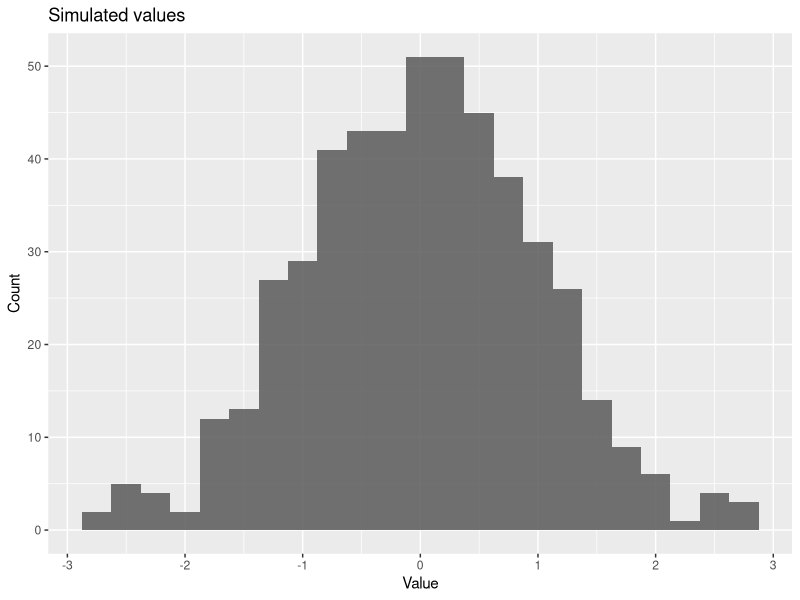
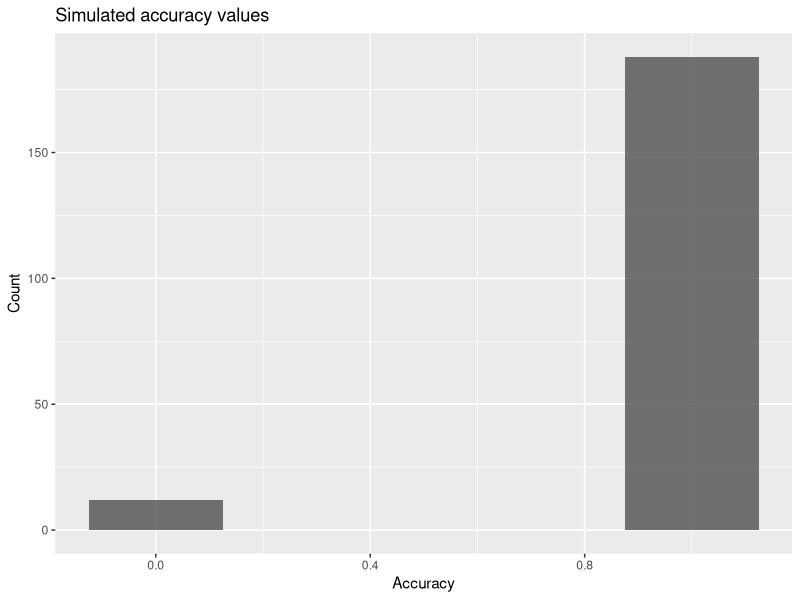
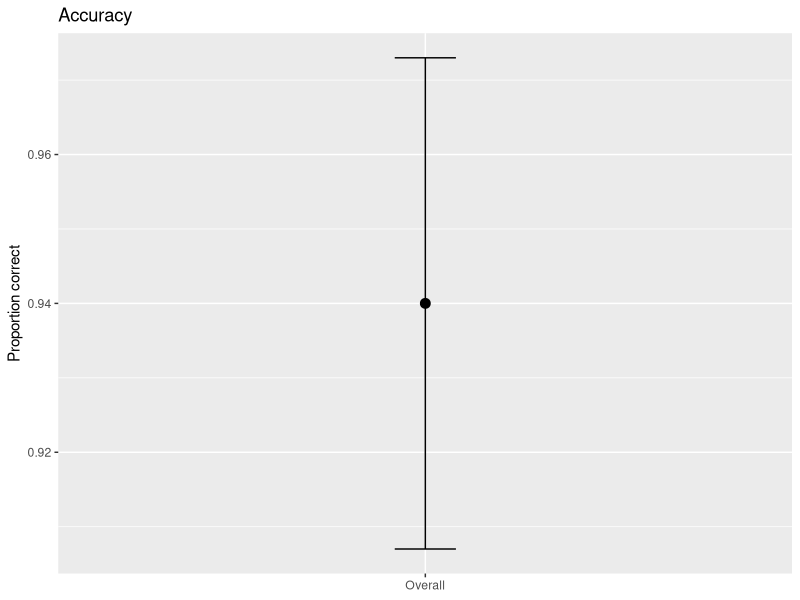
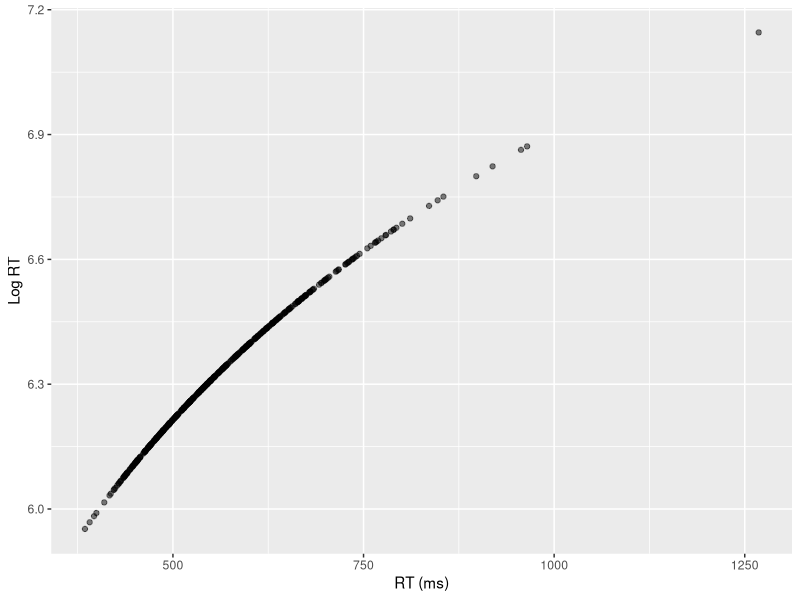
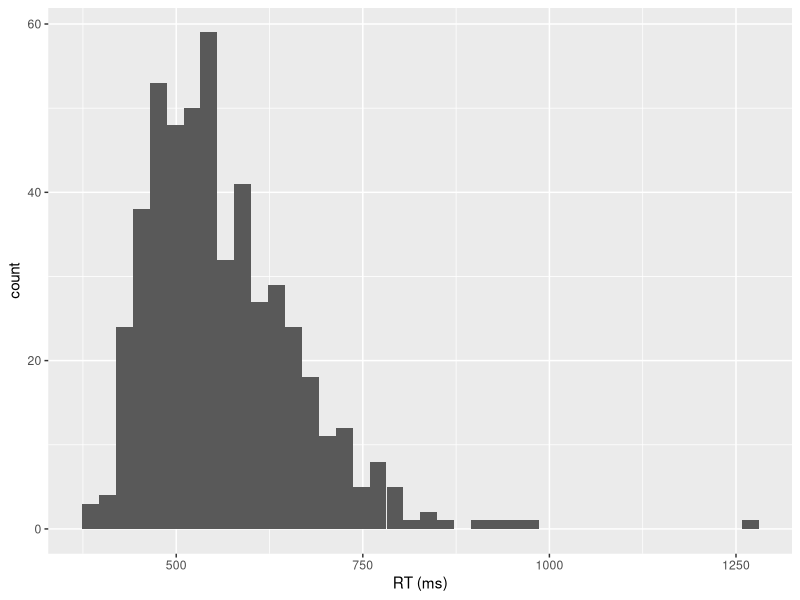
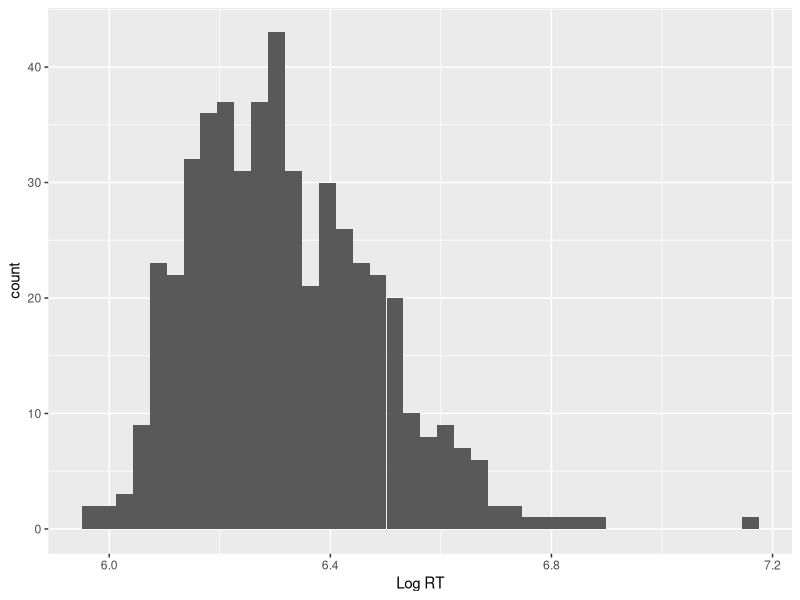
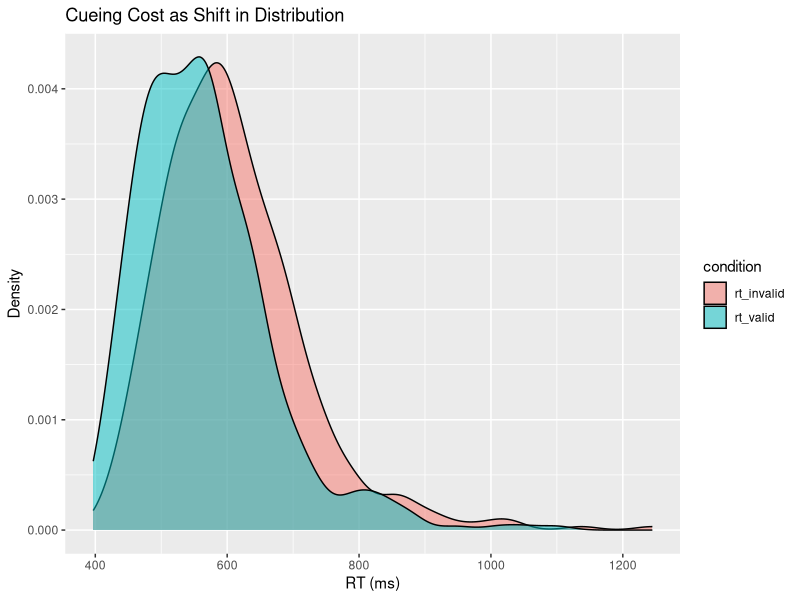

These charts were generated, in order, by the following R code:
## ---- chunk 1
#| label: setup
library(tidyverse)
set.seed(2025)

## ---- chunk 2

# you can play around with these
n <- 500 # number of datapoints
mu <- 0 # mean of the distribution
sd_norm <- 1 # sd of the distribution

# rnorm is your simulation function here
# take a look at how it's used by typing `?rnorm` in the Console
## note that this function is taking the inputs you specified above -- it doesn't matter what these are called
norm_df <- tibble(sim_values = rnorm(n, mu, sd_norm))

# so you know, this code would do the same thing
# norm_df <- tibble(sim_values = rnorm(300, 0, 1))

# okay, check out the top of this dataframe
head(norm_df)
## ---- chunk 3
# TODO: Calculate mean, sd, and n for norm_df
# Hint: Use summarise() with mean(), sd(), and n()
norm_df_summary <- norm_df |> 
  summarise(mean = mean(sim_values),
            sd = sd(sim_values),
            n = n())
print(norm_df_summary)

# What happens if you increase the "n"? How do these summaries change?
## ---- chunk 4
ggplot(norm_df, aes(x=sim_values)) +
  geom_histogram(binwidth = 0.25, alpha = 0.85) +
  labs(title = "Simulated values", x = "Value", y = "Count")
## ---- chunk 5
# create new mu and sd_norm
mu_new <- 11
sd_norm_new <- 6

#create new simulated data
norm_df_new <- tibble(sim_values = rnorm(n, mu_new, sd_norm_new))
## ---- chunk 6
norm_df_summary_new <- norm_df_new |> 
  summarise(sd = sd(sim_values))
print(norm_df_summary_new)
## ---- chunk 7
#| label: binom-bernoulli
# TODO: create a simulated dataframe using rbinom (remember, you can look at the help for the function)
# Hint: Use tibble() and rbinom(n=200, size=1, prob=0.92)
acc_df <- tibble(acc = rbinom(n=200, size=1, prob=0.92))

# TODO: summarise and count
# Hint: Use summarise() to calculate proportion correct and n, then count(acc) for the count table
acc_df_summary <- acc_df |> 
  summarise(n = n(),
            prop_correct = mean(acc))
print(acc_df_summary)

acc_df |> count(acc)
## ---- chunk 8
## TO DO: Make a histogram of these values
# Hint: Use ggplot() with geom_histogram()
ggplot(acc_df, aes(x=acc))+
  geom_histogram(binwidth = 0.25, alpha = 0.85) +
  labs(title = "Simulated accuracy values", x = "Accuracy", y = "Count")
## ---- chunk 9
# TODO: plot overall proportion 
# Hint:  use `stat_summary(fun = mean)` for the mean

# TODO: Plot some measure of variability (SD or 95% CI)
# Hint: stat_summary(fun.data = mean_se, fun.args = list(mult = 1.96), geom = "errorbar", width = 0.1) +
# mean_se(mult = 1.96) gives the mean +/- 1.96 standard errors, an approximate 95% CI
# You have to give stat_summary an x-value, but since there isn't really one here you can just give it a label (e.g., "overall")

ggplot(acc_df, aes(x = 'Overall', y = acc)) +  
  stat_summary(fun = mean, geom = "point", size = 3) +
  stat_summary(fun.data = mean_se, fun.args = list(mult = 1.96), geom = "errorbar", width = 0.1) +
  labs(x = NULL, y = "Proportion correct", title = "Accuracy")

## ---- chunk 10
#| label: binom-conditions-blocks
# TODO: simulate
# Hint: Create a tibble with condition, block, and acc columns
# Use rep() to repeat conditions and blocks appropriately
# Use rbinom() with different probabilities for easy vs hard conditions
acc2 <- tibble(
  condition = rep(c("easy", "hard"), each = 100),  
  block = rep(rep(1:4, each = 25), times = 2),   
  acc = c(
    rbinom(100, 1, 0.97),  
    rbinom(100, 1, 0.87)   
  )
)

# TODO: Check per-block counts
# Hint: Use add_count() and distinct()
acc2_counts <- acc2 |>
  add_count(block, name = "n_block") |>
  distinct(block, n_block)
print(acc2_counts)

# TODO: Summaries by condition × block
# Hint: Use group_by() and summarise()
acc2_summary <- acc2 |> 
  group_by(condition, block) |> 
  summarise(prop_correct = mean(acc),
            n = n(),
.groups = "drop")

# TODO: Pivot wider
# Hint: Use pivot_wider() to make conditions into separate columns
acc2_wide <- acc2_summary |> 
  pivot_wider(names_from = condition, values_from = prop_correct)
print(acc2_wide)
## ---- chunk 11
# Helper: shifted lognormal RTs (t0 + LogNormal(meanlog, sdlog))
r_shifted_lognorm <- function(n, t0, meanlog, sdlog) {
  t0 + rlnorm(n, meanlog = meanlog, sdlog = sdlog)
}
## ---- chunk 12
#| label: lognormal-single
# TODO: Simulate RTs and their logged RTs
# Hint: Use the r_shifted_lognorm() function with the specified parameters
# Create a tibble with rt and log_rt columns
rt_df <- tibble(rt = r_shifted_lognorm(n = 500, t0 = 300, meanlog = log(250), sdlog = 0.35)) |> 
  mutate(log_rt = log(rt))
## ---- chunk 13
# TODO: Plot rt vs log_rt
# Hint: ggplot() with geom_point()
ggplot(rt_df, aes(x=rt, y=log_rt))+
  geom_point(alpha = 0.5) +
  labs(x = "RT (ms)", y = "Log RT")
## ---- chunk 14
# TODO: histograms of rt and log_rt
# Hint: ggplot() with geom_histogram(), as in section A
ggplot(rt_df, aes(x=rt))+
  geom_histogram(bins = 40)+
  labs(x = "RT (ms)")

ggplot(rt_df, aes(x=log_rt))+
  geom_histogram(bins = 40)+
  labs(x = "Log RT")
#log rt looks more normally distributed
## ---- chunk 15
# TODO: summaries
# Hint: Use summarise() to calculate mean_rt, median_rt, max_rt, sd_rt
rt_df_summary <- rt_df |> 
  summarise(mean_rt = mean(rt),
            median_rt = median(rt),
            max_rt = max(rt),
            sd_rt = sd(rt))
print(rt_df_summary)
## ---- chunk 16
# TODO: Simulate RTs for valid and invalid conditions
# Hint: Use r_shifted_lognorm() with different parameters for each condition
# Invalid cues should be slower (higher meanlog)
rt_df_valid_invalid <- tibble(
  rt_valid = r_shifted_lognorm(500, t0 = 300, meanlog = log(250), sdlog = 0.35),     
  rt_invalid = r_shifted_lognorm(500, t0 = 300, meanlog = log(290), sdlog = 0.35))
## ---- chunk 17
# TODO: Use pivot_longer to reshape the data
# Hint: Convert rt_valid and rt_invalid columns into rt and condition columns
rt_df_valid_invalid_long <- rt_df_valid_invalid |> 
  pivot_longer(cols = c(rt_valid, rt_invalid),
               names_to = "condition",
               values_to = "rt")
## ---- chunk 18

# TODO: group_by() condition and summarise mean_rt, sd_rt
# Hint: Use group_by(condition) then summarise()
rt_df_valid_invalid_summary <- rt_df_valid_invalid_long |> 
  group_by(condition) |> 
  summarise(mean_rt = mean(rt),
            sd_rt = sd(rt),
            n = n())
print(rt_df_valid_invalid_summary)
## ---- chunk 19
## TODO: Use ggplot to make density plot of simulated data
# Hint: Use geom_density() with fill=condition in aes()
ggplot(data = rt_df_valid_invalid_long, aes(x = rt, fill=condition)) +
  geom_density(alpha = 0.5)+
  labs(x = "RT (ms)", y = "Density", title = "Cueing Cost as Shift in Distribution")
## ---- chunk 20
# TODO: Simulate multiple participants
# Hint: Use a for loop to iterate over participants
# Each participant should have different baseline shifts
# Use bind_rows() to combine all participant data
## ---- chunk 21
# TODO: Summarize by participant and condition
# Hint: Use group_by(participant, condition) and summarise()
## ---- chunk 22
# TODO: Plot average RTs and 95 CIs over individual subjects
# Hint: Use stat_summary() for means and CIs, geom_point() for individual data
